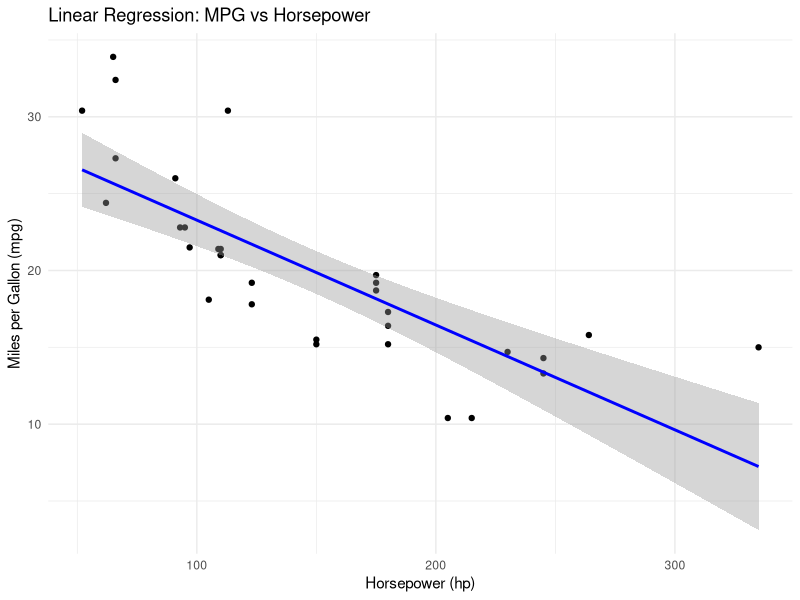
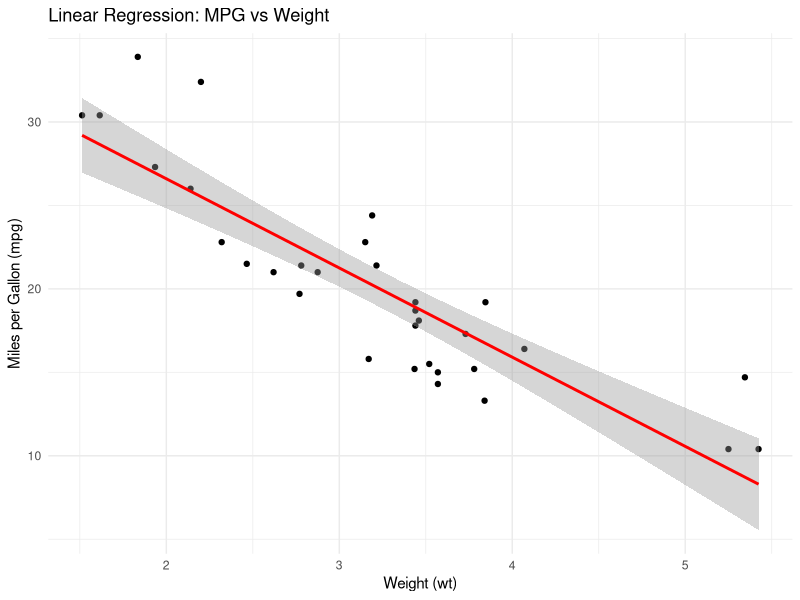
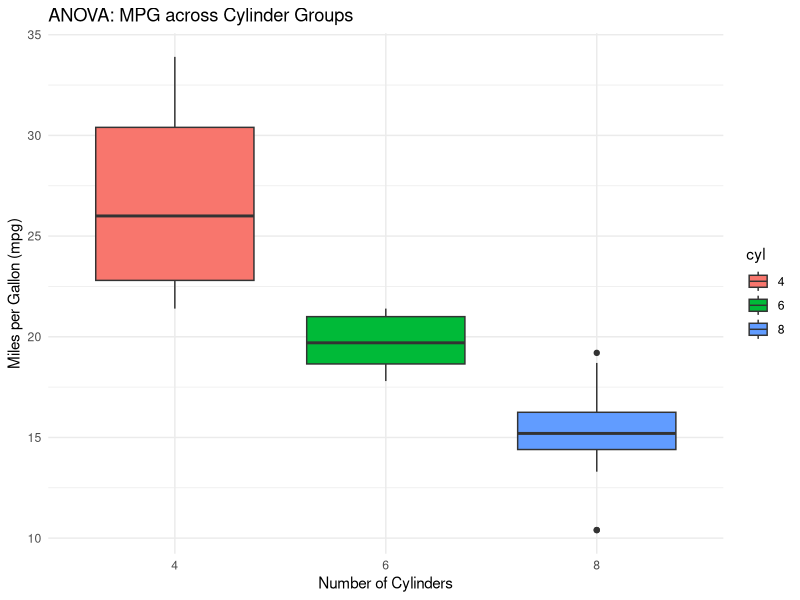

Here is the R script that generated these plots, in order:
# Load necessary libraries
library(dplyr)
library(ggplot2)

# Load the mtcars dataset
data("mtcars")

# View the first few rows of the dataset
head(mtcars)

# Hypothesis Testing: t-test to compare the mean mpg of automatic vs manual transmission cars
# Create a binary variable for transmission type (0 = automatic, 1 = manual)
mtcars <- mtcars %>%
  mutate(am = as.factor(am))

# Perform t-test
t_test_result <- t.test(mpg ~ am, data = mtcars)
print(t_test_result)

# Regression Analysis: Linear regression to predict mpg based on hp (horsepower) and wt (weight)
linear_model <- lm(mpg ~ hp + wt, data = mtcars)
summary(linear_model)

# Plot the regression results
ggplot(mtcars, aes(x = hp, y = mpg)) +
  geom_point() +
  geom_smooth(method = "lm", col = "blue") +
  labs(title = "Linear Regression: MPG vs Horsepower",
       x = "Horsepower (hp)",
       y = "Miles per Gallon (mpg)") +
  theme_minimal()

ggplot(mtcars, aes(x = wt, y = mpg)) +
  geom_point() +
  geom_smooth(method = "lm", col = "red") +
  labs(title = "Linear Regression: MPG vs Weight",
       x = "Weight (wt)",
       y = "Miles per Gallon (mpg)") +
  theme_minimal()

# ANOVA: Analysis of Variance to compare the mean mpg across different cylinder groups
# Convert cyl (cylinders) to a factor
mtcars <- mtcars %>%
  mutate(cyl = as.factor(cyl))

# Perform ANOVA
anova_result <- aov(mpg ~ cyl, data = mtcars)
summary(anova_result)

# Plot the ANOVA results
ggplot(mtcars, aes(x = cyl, y = mpg, fill = cyl)) +
  geom_boxplot() +
  labs(title = "ANOVA: MPG across Cylinder Groups",
       x = "Number of Cylinders",
       y = "Miles per Gallon (mpg)") +
  theme_minimal()